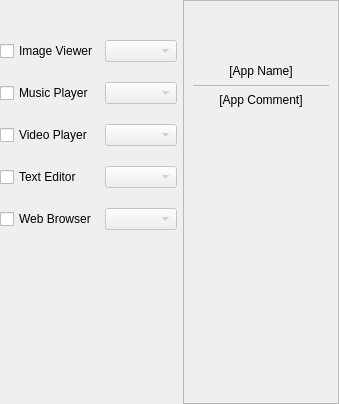
           <widget class="QWidget" name="page_apps">
            <layout class="QGridLayout" name="gridLayout_7">
             <property name="verticalSpacing">
              <number>20</number>
             </property>
             <property name="margin">
              <number>0</number>
             </property>
             <item row="1" column="0">
              <widget class="QCheckBox" name="ch_app_image">
               <property name="text">
                <string>Image Viewer</string>
               </property>
              </widget>
             </item>
             <item row="3" column="1">
              <widget class="QComboBox" name="cb_app_video">
               <property name="enabled">
                <bool>false</bool>
               </property>
               <property name="sizePolicy">
                <sizepolicy hsizetype="Expanding" vsizetype="Fixed">
                 <horstretch>0</horstretch>
                 <verstretch>0</verstretch>
                </sizepolicy>
               </property>
              </widget>
             </item>
             <item row="4" column="0">
              <widget class="QCheckBox" name="ch_app_text">
               <property name="text">
                <string>Text Editor</string>
               </property>
              </widget>
             </item>
             <item row="4" column="1">
              <widget class="QComboBox" name="cb_app_text">
               <property name="enabled">
                <bool>false</bool>
               </property>
               <property name="sizePolicy">
                <sizepolicy hsizetype="Expanding" vsizetype="Fixed">
                 <horstretch>0</horstretch>
                 <verstretch>0</verstretch>
                </sizepolicy>
               </property>
              </widget>
             </item>
             <item row="3" column="0">
              <widget class="QCheckBox" name="ch_app_video">
               <property name="text">
                <string>Video Player</string>
               </property>
              </widget>
             </item>
             <item row="5" column="1">
              <widget class="QComboBox" name="cb_app_browser">
               <property name="enabled">
                <bool>false</bool>
               </property>
               <property name="sizePolicy">
                <sizepolicy hsizetype="Expanding" vsizetype="Fixed">
                 <horstretch>0</horstretch>
                 <verstretch>0</verstretch>
                </sizepolicy>
               </property>
              </widget>
             </item>
             <item row="2" column="0">
              <widget class="QCheckBox" name="ch_app_music">
               <property name="text">
                <string>Music Player</string>
               </property>
              </widget>
             </item>
             <item row="2" column="1">
              <widget class="QComboBox" name="cb_app_music">
               <property name="enabled">
                <bool>false</bool>
               </property>
               <property name="sizePolicy">
                <sizepolicy hsizetype="Expanding" vsizetype="Fixed">
                 <horstretch>0</horstretch>
                 <verstretch>0</verstretch>
                </sizepolicy>
               </property>
              </widget>
             </item>
             <item row="5" column="0">
              <widget class="QCheckBox" name="ch_app_browser">
               <property name="text">
                <string>Web Browser</string>
               </property>
              </widget>
             </item>
             <item row="6" column="1">
              <spacer name="verticalSpacer_8">
               <property name="orientation">
                <enum>Qt::Vertical</enum>
               </property>
               <property name="sizeHint" stdset="0">
                <size>
                 <width>20</width>
                 <height>114</height>
                </size>
               </property>
              </spacer>
             </item>
             <item row="1" column="1">
              <widget class="QComboBox" name="cb_app_image">
               <property name="enabled">
                <bool>false</bool>
               </property>
               <property name="sizePolicy">
                <sizepolicy hsizetype="Expanding" vsizetype="Fixed">
                 <horstretch>0</horstretch>
                 <verstretch>0</verstretch>
                </sizepolicy>
               </property>
              </widget>
             </item>
             <item row="0" column="1">
              <spacer name="verticalSpacer_9">
               <property name="orientation">
                <enum>Qt::Vertical</enum>
               </property>
               <property name="sizeType">
                <enum>QSizePolicy::Fixed</enum>
               </property>
               <property name="sizeHint" stdset="0">
                <size>
                 <width>20</width>
                 <height>20</height>
                </size>
               </property>
              </spacer>
             </item>
             <item row="0" column="2" rowspan="7">
              <widget class="QFrame" name="frame_app">
               <property name="minimumSize">
                <size>
                 <width>156</width>
                 <height>0</height>
                </size>
               </property>
               <property name="maximumSize">
                <size>
                 <width>156</width>
                 <height>16777215</height>
                </size>
               </property>
               <property name="frameShape">
                <enum>QFrame::StyledPanel</enum>
               </property>
               <property name="frameShadow">
                <enum>QFrame::Raised</enum>
               </property>
               <layout class="QVBoxLayout" name="verticalLayout_16">
                <item>
                 <widget class="QLabel" name="ico_app">
                  <property name="minimumSize">
                   <size>
                    <width>48</width>
                    <height>48</height>
                   </size>
                  </property>
                  <property name="text">
                   <string/>
                  </property>
                  <property name="pixmap">
                   <pixmap resource="../resources.qrc">:/48x48/exec.png</pixmap>
                  </property>
                  <property name="alignment">
                   <set>Qt::AlignHCenter|Qt::AlignTop</set>
                  </property>
                 </widget>
                </item>
                <item>
                 <widget class="QLabel" name="label_app_name">
                  <property name="text">
                   <string>[App Name]</string>
                  </property>
                  <property name="alignment">
                   <set>Qt::AlignBottom|Qt::AlignHCenter</set>
                  </property>
                 </widget>
                </item>
                <item>
                 <widget class="Line" name="line_3">
                  <property name="lineWidth">
                   <number>0</number>
                  </property>
                  <property name="midLineWidth">
                   <number>1</number>
                  </property>
                  <property name="orientation">
                   <enum>Qt::Horizontal</enum>
                  </property>
                 </widget>
                </item>
                <item>
                 <widget class="QLabel" name="label_app_comment">
                  <property name="text">
                   <string>[App Comment]</string>
                  </property>
                  <property name="alignment">
                   <set>Qt::AlignHCenter|Qt::AlignTop</set>
                  </property>
                  <property name="wordWrap">
                   <bool>true</bool>
                  </property>
                 </widget>
                </item>
                <item>
                 <spacer name="verticalSpacer_10">
                  <property name="orientation">
                   <enum>Qt::Vertical</enum>
                  </property>
                  <property name="sizeHint" stdset="0">
                   <size>
                    <width>20</width>
                    <height>287</height>
                   </size>
                  </property>
                 </spacer>
                </item>
               </layout>
              </widget>
             </item>
            </layout>
           </widget>
